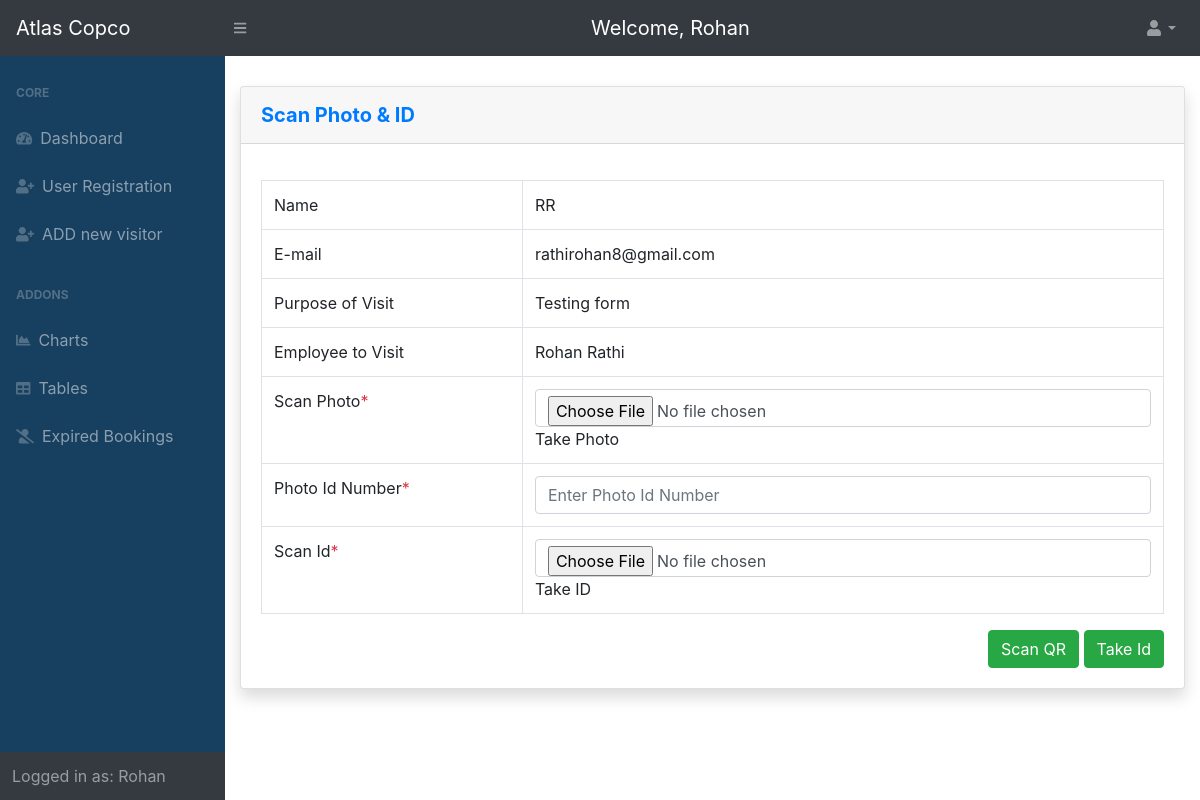
The page /photoscan/58/ (signed in) on the database its author committed.
### entry/models.py (models this page shows, shortened)
class Visitor(models.Model):
	name = models.CharField(verbose_name='Name', max_length=200, validators=[
		MinLengthValidator(2, 'Minimum 2 Characters are required')])  # name of the visitor
	purpose = models.CharField(verbose_name='Purpose', max_length=200, validators=[
		MinLengthValidator(4, 'Minimum 4 characters are required')])  # purpose of visit
	mobile = models.IntegerField(verbose_name='Mobile number')  # mobile no. of the visitor
	email = models.EmailField(verbose_name='Email', validators=[EmailValidator()])  # email address of the visitor
	no_of_people = models.IntegerField(verbose_name='No of people')  # no. of visitors
	photo_id_number = models.CharField(verbose_name='Photo Id Number', max_length=20, null=True, blank=True)
	photo_id = models.ImageField(verbose_name='Photo Id', upload_to='media/photo_id', null=True, blank=True)
	expected_in_time = models.DateTimeField(verbose_name='Expected Visit In Time', null=True, blank=True)
	in_time = models.DateTimeField(verbose_name='Visit In time', null=True, blank=True)  # in time of the visitor, added automatically
	out_time = models.DateTimeField(verbose_name='Visit Out Time', null=True, blank=True)  # out time of the visitor added automatically
	token = models.CharField(verbose_name='Token', max_length=200, null=True, blank=True)  # token(autogenerated)
	qrcode = models.ImageField(verbose_name='QR Code', upload_to='media/qrcodes', null=True, blank=True)  # qr code generated from the token
	user = models.ForeignKey(User, verbose_name='Employee to visit', on_delete=models.PROTECT)  # link to the User table, to store which user allowed the entry
	photo = models.ImageField(verbose_name='Photo of the Visitor', upload_to='media/photo', null=True, blank=True)
	visit_token = models.CharField(max_length=200, verbose_name="Token assigned to the Visitor", null=True, blank=True)
	session_expired = models.BooleanField(default=False)

### home/views.py (the view, shortened to what this page needs)
# urls.py: path('photoscan/<int:id>/', views.photoscan, name='photoscan'),
@login_required
def photoscan(request, **kwargs):
	instance = get_object_or_404(Visitor, pk = kwargs.get('id'))
	form = PhotoForm()
	context = {'form':form, 'visitor': instance}
	return  render(request, 'home/photoscan.html', context)

### home/forms.py
class PhotoForm(ModelForm):
    class Meta:
        model = Visitor
        fields = ['photo', 'photo_id', 'photo_id_number']

### home/templates/home/photoscan.html (shortened to what this page needs)
{% extends 'home/base.html' %} {% block content %}
<div id="layoutSidenav_content">
    <main style="margin-top: 30px;">
        <div class="container-fluid">
            <div class="card shadow mb-4">
                <div class="card-header py-3">
                    <h5 class="m-0 font-weight-bold text-primary">Scan Photo & ID
                    </h5>
                </div>
                <div class="card-body mt-3">
                    <div class="table-responsive">
                        <form action="" method="post" enctype="multipart/form-data">
                            <table class="table table-bordered" id="dataTable" width="100%" cellspacing="0">
                                <tbody>
                                    <tr>
                                        <td>Name</td>
                                        <td>{{ visitor.name }}</td>
                                    </tr>
                                    <tr>
                                        <td>E-mail</td>
                                        <td>{{ visitor.email }}</td>
                                    </tr>
                                    <tr>
                                        <td>Purpose of Visit</td>
                                        <td>{{ visitor.purpose }}</td>
                                    </tr>
                                    <tr>
                                        <td>Employee to Visit</td>
                                        <td>{{ visitor.user.first_name }} {{ visitor.user.last_name }}</td>
                                    </tr>
                                    <tr>
                                        <td>Scan Photo<span class="text-danger">*</span></td>
                                        <td><input type="file" class="form-control" name="photo" required>Take Photo</td>
                                    </tr>
                                    <tr>
                                        <td>Photo Id Number<span class="text-danger">*</span></td>
                                        <td><input type="text" class="form-control form-control-user"  name="photo_id_number" placeholder="Enter Photo Id Number" required></td>
                                    </tr>
                                    <tr>
                                        <td> Scan Id<span class="text-danger">*</span></td>
                                        <td><input type="file" class="form-control" name="photo_id" required>Take ID</td>
                                    </tr>
                                </tbody>
                            </table>
                            <div class="text-right">
                                <input class="text-right btn btn-success" type="submit" value="Scan QR">
                                <input class="text-right btn btn-success" type="button" data-toggle="modal" data-target="#myModal" value="Take Id">
                            </div>
                        </form>
                    </div>
                </div>
            </div>
        </div>
    </main>
</div>
{% endblock content %}

### home/templates/home/base.html (shortened to what this page needs)
{% load static %} {% load crispy_forms_tags %}
<!DOCTYPE html>
<html lang=en>
<head>
    <link rel="stylesheet" href="https://stackpath.bootstrapcdn.com/bootstrap/4.5.2/css/bootstrap.min.css">
    <link rel="stylesheet" type="text/css" href="{% static 'home/style.css' %}">
</head>
<body>
    <nav class="sb-topnav navbar navbar-expand navbar-dark bg-dark sticky-top">
        <a class="navbar-brand" href="{% url 'home' %}">Atlas Copco</a> {% if request.user.is_superuser %}<button class="btn btn-link btn-sm order-1 order-lg-0" id="sidebarToggle"><i class="fas fa-bars"></i></button> {% endif %}
        <span class="d-none d-md-inline-block form-inline ml-auto mr-0 mr-md-3 my-2 my-md-0 navbar-brand"> Welcome, {{ request.user.first_name }}</span>
        <ul class="navbar-nav ml-auto ">
            <li class="nav-item dropdown">
                <a class="nav-link dropdown-toggle" id="userDropdown" href="#" role="button" data-toggle="dropdown" aria-haspopup="true" aria-expanded="false">{% if request.user.employee.pic %}<img src="{{ request.user.employee.pic.url }}" style="width: 40px; height: 40px; border-radius: 100%;">{% else %}<img class="fas fa-user fa-fw"></img>{% endif %}</a>
            </li>
        </ul>
    </nav>
    <div id="layoutSidenav">
        {% if request.user.is_superuser %}
        <div id="layoutSidenav_nav">
            <nav class="sb-sidenav accordion sb-sidenav-dark" id="sidenavAccordion" style="background-color: #173F5F;">
                <div class="sb-sidenav-menu">
                    <div class="nav">
                        <div class="sb-sidenav-menu-heading">Core</div>
                        <a class="nav-link" href="{% url 'home' %}">
                            <div class="sb-nav-link-icon"><i class="fas fa-tachometer-alt"></i></div>
                            Dashboard <br>
                            <a class="nav-link" href="{% url 'user-signup' %}">
                                <div class="sb-nav-link-icon"><i class="fas fa-user-plus"></i></div>
                                User Registration
                            </a>
                            <a class="nav-link" href="{% url 'entry:new-visitor' %}">
                                <div class="sb-nav-link-icon"><i class="fa fa-user-plus fa-fw"></i></div>
                                ADD new visitor
                            </a>
                            <div class="sb-sidenav-menu-heading">Addons</div>
                            <a class="nav-link" href="{% url 'charts:chart-page'%}">
                                <div class="sb-nav-link-icon"><i class="fas fa-chart-area"></i></div>
                                Charts
                            </a>
                            <a class="nav-link" href="{% url 'tables' %}">
                                <div class="sb-nav-link-icon"><i class="fas fa-table"></i></div>
                                Tables
                            </a>
                            <a class="nav-link" href="{% url 'disabled' %}">
                                <div class="sb-nav-link-icon"><i class="fas fa-user-slash"></i></div>
                                Expired Bookings
                            </a>
                    </div>
                </div>
                <div class="sb-sidenav-footer">
                    <div class="large">Logged in as: {{ request.user.first_name }}</div>
                </div>
            </nav>
        </div>
        {% endif %}
        {% block content %} {% endblock content %}
    </div>
</body>
</html>

### home/static/home/style.css (style rules this page uses)
#layoutSidenav { display: flex; }
#layoutSidenav #layoutSidenav_nav { flex-basis: 225px; flex-shrink: 0; transition: transform 0.15s ease-in-out; z-index: 1038; transform: translateX(-225px); }
#layoutSidenav #layoutSidenav_content { position: relative; display: flex; flex-direction: column; justify-content: space-between; min-width: 0; flex-grow: 1; min-height: calc(100vh - 56px); margin-left: -225px; }
@media (min-width: 992px) { #layoutSidenav #layoutSidenav_nav { transform: translateX(0); } }
@media (min-width: 992px) { #layoutSidenav #layoutSidenav_content { margin-left: 0; transition: margin 0.15s ease-in-out; } }
.nav .nav-link .sb-nav-link-icon, .sb-sidenav-menu .nav-link .sb-nav-link-icon { margin-right: 0.5rem; }
.sb-topnav { padding-left: 0; height: 56px; z-index: 1039; }
.sb-topnav .navbar-brand { width: 225px; padding-left: 1rem; padding-right: 1rem; margin: 0; }
.sb-topnav.navbar-dark #sidebarToggle { color: rgba(255, 255, 255, 0.5); }
.sb-sidenav { display: flex; flex-direction: column; height: 100%; flex-wrap: nowrap; }
.sb-sidenav .sb-sidenav-menu { flex-grow: 1; }
.sb-sidenav .sb-sidenav-menu .nav { flex-direction: column; flex-wrap: nowrap; }
.sb-sidenav .sb-sidenav-menu .nav .sb-sidenav-menu-heading { padding: 1.75rem 1rem 0.75rem; font-size: 0.75rem; font-weight: bold; text-transform: uppercase; }
.sb-sidenav .sb-sidenav-menu .nav .nav-link { display: flex; align-items: center; padding-top: 0.75rem; padding-bottom: 0.75rem; position: relative; }
.sb-sidenav .sb-sidenav-menu .nav .nav-link .sb-nav-link-icon { font-size: 0.9rem; }
.sb-sidenav .sb-sidenav-footer { padding: 0.75rem; flex-shrink: 0; }
.sb-sidenav-dark { background-color: #212529; color: rgba(255, 255, 255, 0.5); }
.sb-sidenav-dark .sb-sidenav-menu .sb-sidenav-menu-heading { color: rgba(255, 255, 255, 0.25); }
.sb-sidenav-dark .sb-sidenav-menu .nav-link { color: rgba(255, 255, 255, 0.5); }
.sb-sidenav-dark .sb-sidenav-menu .nav-link .sb-nav-link-icon { color: rgba(255, 255, 255, 0.25); }
.sb-sidenav-dark .sb-sidenav-footer { background-color: #343a40; }

### rows shown on the page
Visitor: name "RR", email "rathirohan8@gmail.com", purpose "Testing form", user.first_name "Rohan", user.last_name "Rathi"

### other values the page prints
{{ request.user.first_name }} "Rohan"
